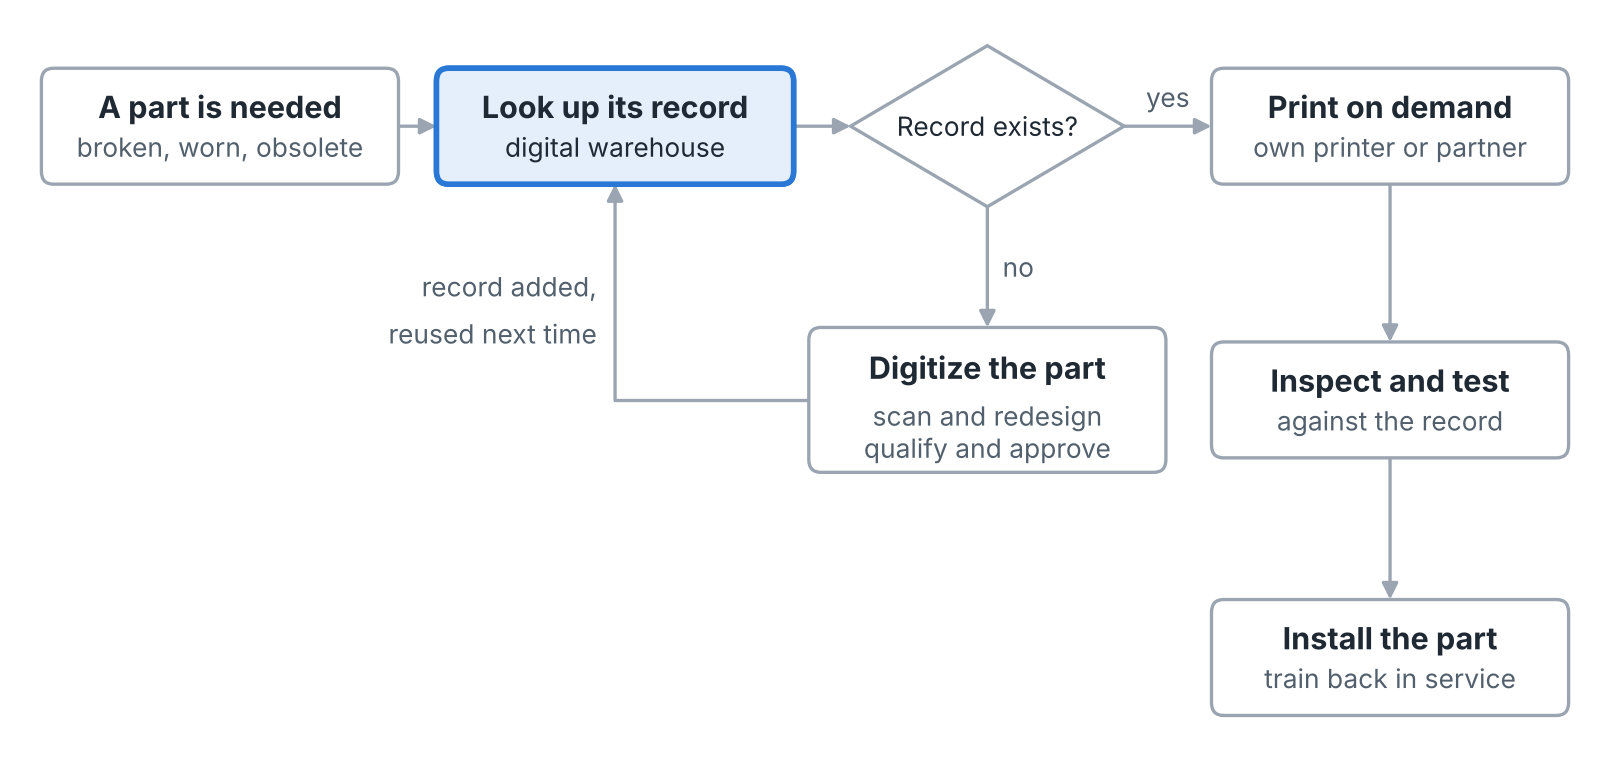

Source code (Python):
"""Digital-warehouse flow: a part is printed on demand from its record, or digitized once.

Output: 04_rl_digital_warehouse_flow.png next to this file. Style: Inter, thin dark outlines,
one blue accent (the warehouse record), no title inside the picture.
Run: python 04_industries/rail/figures/04_rl_digital_warehouse_flow.py
"""
from pathlib import Path

import matplotlib
matplotlib.use("Agg")
import matplotlib.pyplot as plt
from matplotlib.patches import FancyBboxPatch, Polygon

HERE = Path(__file__).resolve().parent
INK, QUIET, EDGE, ACCENT = "#1F2933", "#52606D", "#9AA5B1", "#2A78D6"
plt.rcParams.update({"font.family": "Inter"})

W, H = 2.35, 0.72          # box width and height
fig, ax = plt.subplots(figsize=(10, 4.6), dpi=200)
ax.set_xlim(0, 10.2)
ax.set_ylim(0.8, 5.2)
ax.axis("off")


def box(cx, cy, name, line1, line2=None, accent=False, h=H):
    ax.add_patch(FancyBboxPatch((cx - W / 2, cy - h / 2), W, h, boxstyle="round,pad=0,rounding_size=0.08",
                                fc=ACCENT if accent else "white", alpha=1, ec=ACCENT if accent else EDGE,
                                lw=2 if accent else 1.2, zorder=2))
    if accent:  # pale fill under the accent outline
        ax.add_patch(FancyBboxPatch((cx - W / 2, cy - h / 2), W, h, boxstyle="round,pad=0,rounding_size=0.08",
                                    fc="#E5EFFB", ec=ACCENT, lw=2, zorder=3))
    top = 0.12 if line2 is None else 0.2
    ax.text(cx, cy + top, name, ha="center", va="center", fontsize=11, fontweight="bold", color=INK, zorder=4)
    ax.text(cx, cy - 0.13 + (0 if line2 is None else 0.03), line1, ha="center", va="center",
            fontsize=9.5, color=INK if accent else QUIET, zorder=4)
    if line2:
        ax.text(cx, cy - 0.3, line2, ha="center", va="center", fontsize=9.5, color=QUIET, zorder=4)


def arrow(x0, y0, x1, y1):
    ax.annotate("", (x1, y1), (x0, y0), zorder=1,
                arrowprops=dict(arrowstyle="-|>", color=EDGE, lw=1.2, shrinkA=0, shrinkB=0, mutation_scale=12))


rowA, rowB, rowC = 4.6, 2.9, 1.3
c1, c2, cd, c3 = 1.25, 3.85, 6.3, 8.95

box(c1, rowA, "A part is needed", "broken, worn, obsolete")
box(c2, rowA, "Look up its record", "digital warehouse", accent=True)
ax.add_patch(Polygon([(cd - 0.9, rowA), (cd, rowA + 0.5), (cd + 0.9, rowA), (cd, rowA - 0.5)],
                     closed=True, fc="white", ec=EDGE, lw=1.2, zorder=2))
ax.text(cd, rowA, "Record exists?", ha="center", va="center", fontsize=9.5, color=INK, zorder=4)
box(c3, rowA, "Print on demand", "own printer or partner")
box(c3, rowB, "Inspect and test", "against the record")
box(c3, rowC, "Install the part", "train back in service")
box(cd, rowB, "Digitize the part", "scan and redesign", "qualify and approve", h=0.9)

arrow(c1 + W / 2, rowA, c2 - W / 2, rowA)
arrow(c2 + W / 2, rowA, cd - 0.9, rowA)
arrow(cd + 0.9, rowA, c3 - W / 2, rowA)
arrow(c3, rowA - H / 2, c3, rowB + H / 2)
arrow(c3, rowB - H / 2, c3, rowC + H / 2)
arrow(cd, rowA - 0.5, cd, rowB + 0.45)
ax.plot([cd - W / 2, c2], [rowB, rowB], color=EDGE, lw=1.2, zorder=1)          # loop back
arrow(c2, rowB, c2, rowA - H / 2)

ax.text((cd + 0.9 + c3 - W / 2) / 2, rowA + 0.12, "yes", ha="center", fontsize=9.5, color=QUIET)
ax.text(cd + 0.1, (rowA - 0.5 + rowB + 0.45) / 2, "no", fontsize=9.5, color=QUIET, va="center")
ax.text(c2 - 0.12, rowB + 0.55, "record added,\nreused next time", ha="right", va="center",
        fontsize=9.5, color=QUIET, linespacing=1.4)

fig.savefig(HERE / "04_rl_digital_warehouse_flow.png", bbox_inches="tight", pad_inches=0.15)
